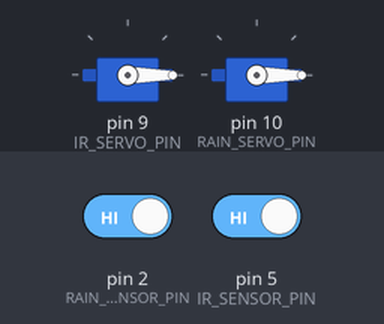
This sketch was run on a simulated Arduino Uno, built with avr-gcc and run on an emulated ATmega328P. On the bench: 2 × servo. The inputs (shaded band) are chosen by the test bench; at power-on: pin 2 (RAIN_SENSOR_PIN) HIGH, pin 5 (IR_SENSOR_PIN) HIGH.

Above: at 1.2 s.
1.3 s: pin 2 (RAIN_SENSOR_PIN) driven LOW
At 2.5 s:
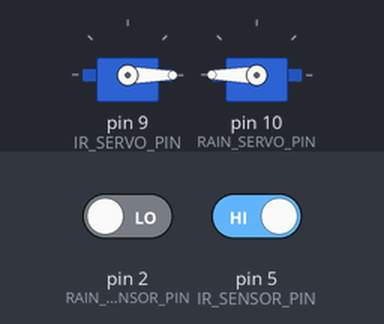
2.8 s: pin 5 (IR_SENSOR_PIN) driven LOW
At 3.7 s:
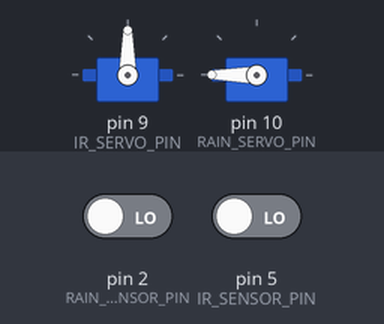
4.3 s: pin 2 (RAIN_SENSOR_PIN) driven HIGH
At 4.8 s:
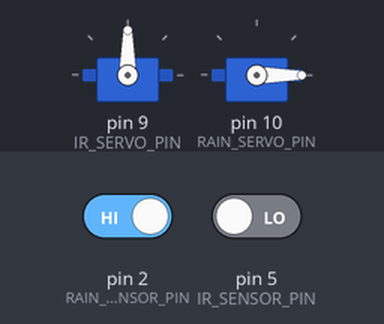
Timing chart, 0 to 9.4 s (numbered marks = the images above; inputs shaded):
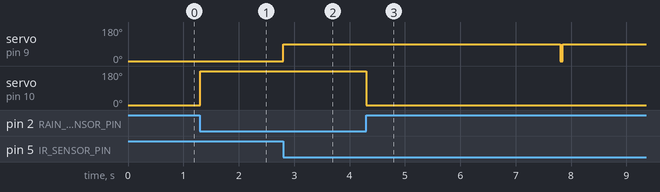

Measured:
- after the input at 1.3 s, servo on pin 10 (RAIN_SERVO_PIN): 0° → 180° at once
- after the input at 2.8 s, servo on pin 9 (IR_SERVO_PIN): 0° → 90° at once
- after the input at 4.3 s, servo on pin 10 (RAIN_SERVO_PIN): 180° → 0° at once

The sketch:

arduiuno.ino
```cpp
#include <Servo.h>

// Pin Definitions
#define IR_SENSOR_PIN 5
#define RAIN_SENSOR_PIN 2
#define IR_SERVO_PIN 9
#define RAIN_SERVO_PIN 10

// Servo Motors
Servo irServo;        // For IR sensor (garage door)
Servo rainServo;      // For rain sensor (rain cover)

// Timing Variables for IR Sensor
unsigned long detectionTime = 0;
bool objectDetected = false;
bool servoMoved = false;

// Rain Sensor Variables
bool rainDetected = false;

void setup() {
    pinMode(IR_SENSOR_PIN, INPUT);
    pinMode(RAIN_SENSOR_PIN, INPUT);

    irServo.attach(IR_SERVO_PIN);
    rainServo.attach(RAIN_SERVO_PIN);

    // Set servos to initial positions
    irServo.write(0);      // IR servo at 0 degrees
    rainServo.write(0);    // Rain servo at 0 degrees (open position)
}

void loop() {
    // Read sensor values
    int irValue = digitalRead(IR_SENSOR_PIN);
    int rainValue = digitalRead(RAIN_SENSOR_PIN);

    // === IR SENSOR LOGIC ===
    if (irValue == LOW && !objectDetected) {
        objectDetected = true;
        servoMoved = true;
        detectionTime = millis();
        irServo.write(90);  // Rotate to 90 degrees
    }

    if (servoMoved && (millis() - detectionTime >= 5000)) {
        irServo.write(0);   // Return to 0 degrees
        servoMoved = false;
        objectDetected = false;
    }

    // === RAIN SENSOR LOGIC ===
    if (rainValue == LOW && !rainDetected) {
        rainDetected = true;
        rainServo.write(180);  // Close rain cover
    }
    else if (rainValue == HIGH && rainDetected) {
        rainDetected = false;
        rainServo.write(0);    // Open rain cover
    }

    delay(50);  // Small delay for stability
}
```
